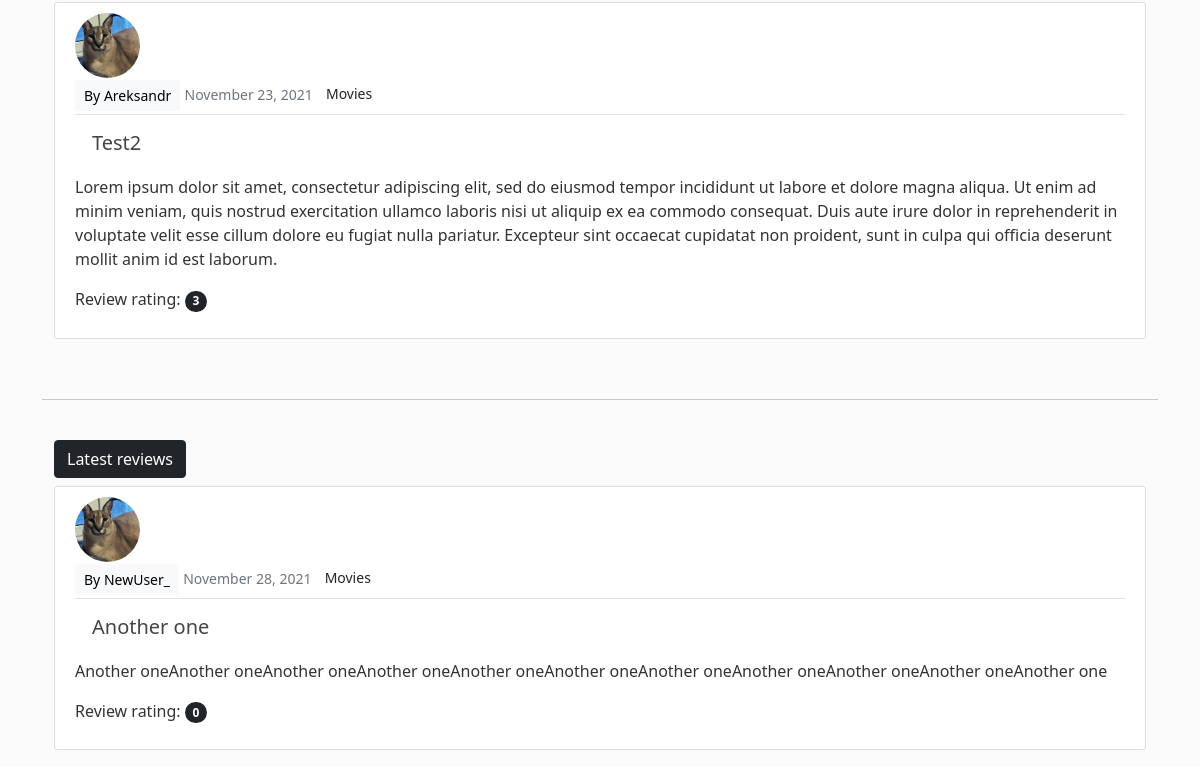
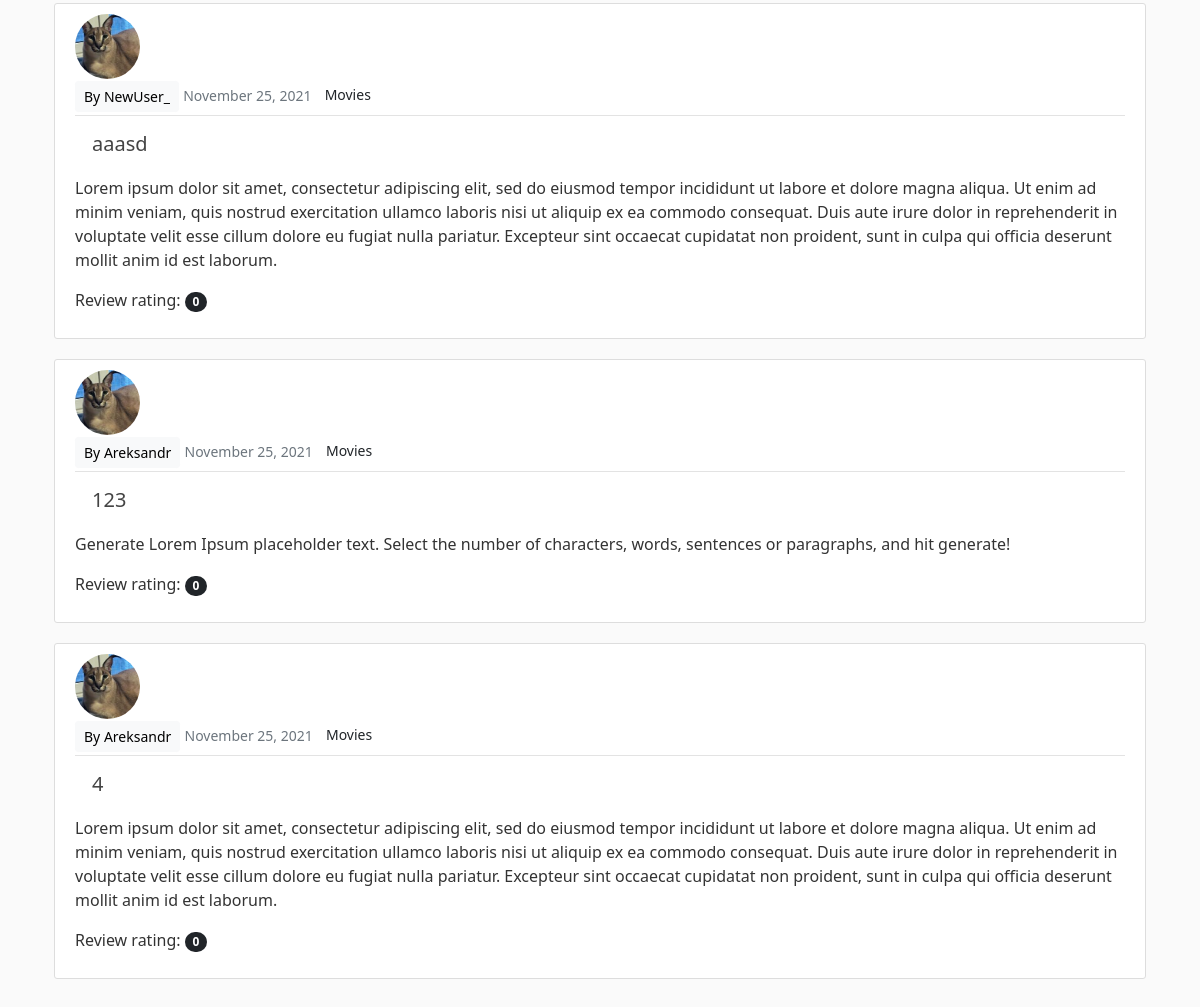
/ (lower part), run on an earlier commit of the app's database (2 pictures, top to bottom).
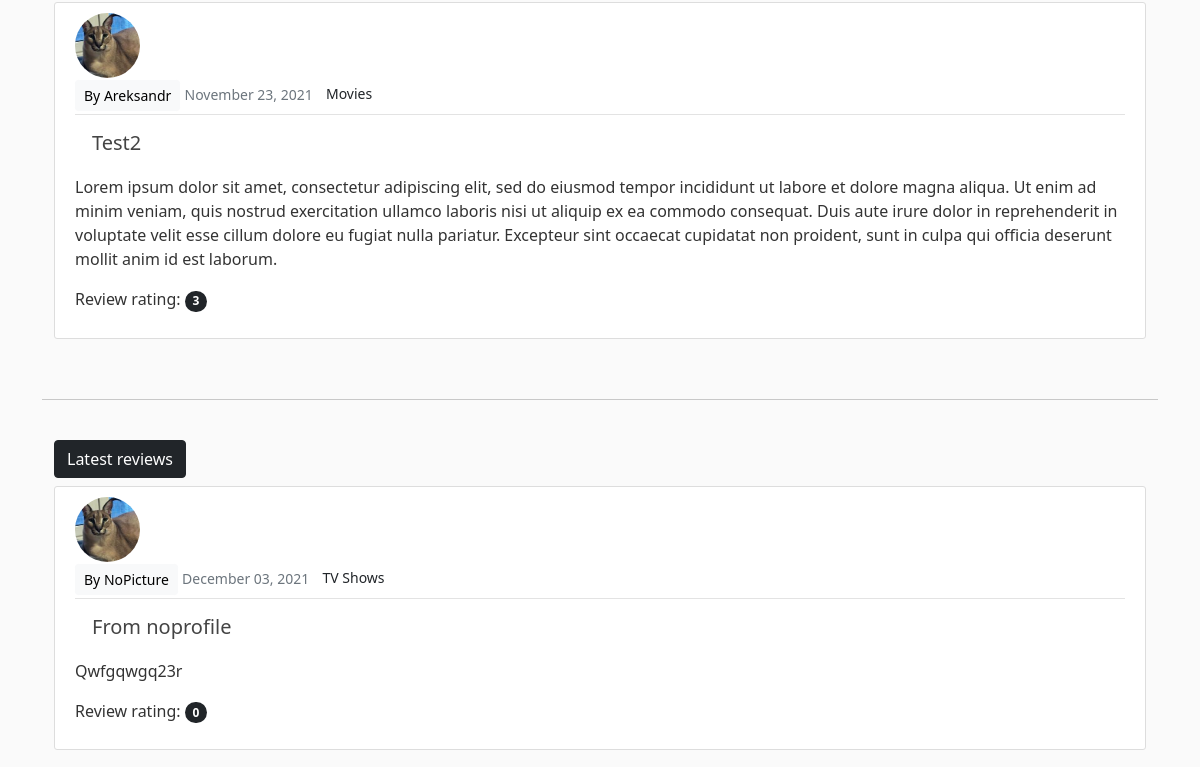
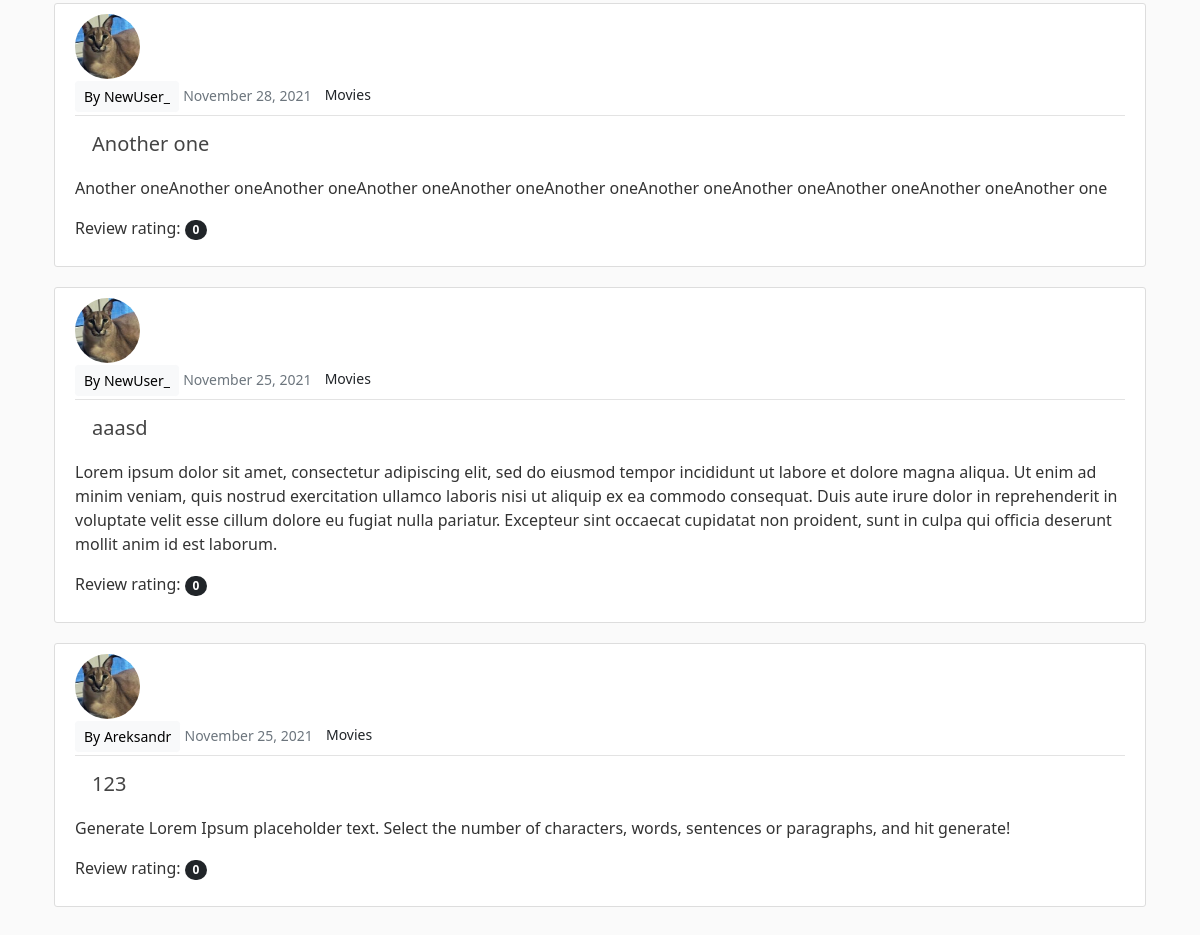
And on a later commit of the database (2 pictures, top to bottom).
### main/models.py (models this page shows, shortened)
class Review(models.Model):
    title = models.CharField(max_length=50)
    category = models.CharField(max_length=50, default='Movies')
    publisher = models.ForeignKey(User, on_delete = models.CASCADE)
    content = models.TextField(max_length=6000, blank=True)
    date = models.DateTimeField(auto_now_add=True)
    rating = models.PositiveSmallIntegerField(choices=RATING_CHOISES, blank=True, default=0)
    likes = models.ManyToManyField(User, related_name='review_name')

### users/models.py (models this page shows, shortened)
class Profile(models.Model):
    user = models.OneToOneField(User, on_delete=models.CASCADE)
    image = CloudinaryField('media')

### main/views.py (the view)
# urls.py: path('', ReviewListView.as_view(), name = 'homepage'),
class ReviewListView(ListView):
    model = Review
    template_name = 'main/index.html'
    context_object_name = 'top_reviews'
    ordering = ['-rating']
    def get_context_data(self, *args, **kwargs):
        context = super(ReviewListView, self).get_context_data(*args, **kwargs)
        context['latest_reviews'] = Review.objects.all().order_by('-date')
        return context

### main/templates/main/index.html (shortened to what this page needs)
{% extends 'main/base.html' %}
{% block content %}
<br>
<div class="container">
    {% for r in top_reviews %}
      {% if forloop.counter < 4 %}
        <article class="media content-section">
          <img class="rounded-circle article-img" src="{{ r.publisher.profile.image.url }}" onerror="if (this.src != 'default.jpg') this.src = '../media/default.jpg'">
          <div class="media-body">
            <div class="article-metadata">
              <a class="mr-2 btn btn-light btn-sm" href="{% url 'user-reviews' r.publisher.username %}">By {{r.publisher}}</a>
              <small class="text-muted">{{r.date|date:"F d, Y"}}</small>
              <a class="btn btn-sm mb-1" href="{% url 'category' r.category %}">{{r.category}}</a>
            </div>
            <h2><a class="btn btn-lg article-title" href="{% url 'review-detail' r.id %}">{{r.title}}</a></h2>
            <p class="article-content">{{r.content}}</p>
            <p class="article-content">Review rating: <span class="badge rounded-pill bg-dark">{{r.rating}}</span></p>
          </div>
        </article>
      {% endif %}
    {% endfor %}
</div>
<br>
<hr>
<br>
<div class="container">
  <a class="mr-2 mb-2 btn btn-dark" href="{% url 'latest-reviews' %}">Latest reviews</a>
  {% for r in latest_reviews %}
   {% if forloop.counter < 5 %}
       <article class="media content-section">
        <img class="rounded-circle article-img" src="{{ r.publisher.profile.image.url }}" onerror="if (this.src != 'default.jpg') this.src = '../media/default.jpg'">
          <div class="media-body">
            <div class="article-metadata">
              <a class="mr-2 btn btn-light btn-sm" href="{% url 'user-reviews' r.publisher.username %}">By {{r.publisher}}</a>
              <small class="text-muted">{{r.date|date:"F d, Y"}}</small>
              <a class="btn btn-sm mb-1" href="#">{{r.category}}</a>
            </div>
            <h2><a class="btn btn-lg article-title" href="{% url 'review-detail' r.id %}">{{r.title}}</a></h2>
            <p class="article-content">{{r.content}}</p>
            <p class="article-content">Review rating: <span class="badge rounded-pill bg-dark">{{r.rating}}</span></p>
          </div>
        </article>
   {% endif %}
 {% endfor %}
</div>
<br>
{% endblock %}

What changed in the data, as far as the page shows it:
no longer on this page (row unchanged): Review: publisher.profile.image (placeholder picture), publisher "Areksandr", date "November 25, 2021", category "Movies", title "4", content "Lorem ipsum dolor sit amet, consectetur adipiscing elit, sed do eiusmod tempor incididunt ut labore et dolore magna aliqua. Ut enim ad minim veniam, quis nostrud exercitation ullamco laboris nisi ut aliquip ex ea commodo consequat. Duis aute irure dolor in reprehenderit in voluptate velit esse cillum dolore eu fugiat nulla pariatur. Excepteur sint occaecat cupidatat non proident, sunt in culpa qui officia deserunt mollit anim id est laborum.", rating "0"
added Review: publisher "NoPicture", date "December 03, 2021", category "TV Shows", title "From noprofile", content "Qwfgqwgq23r", rating "0"
